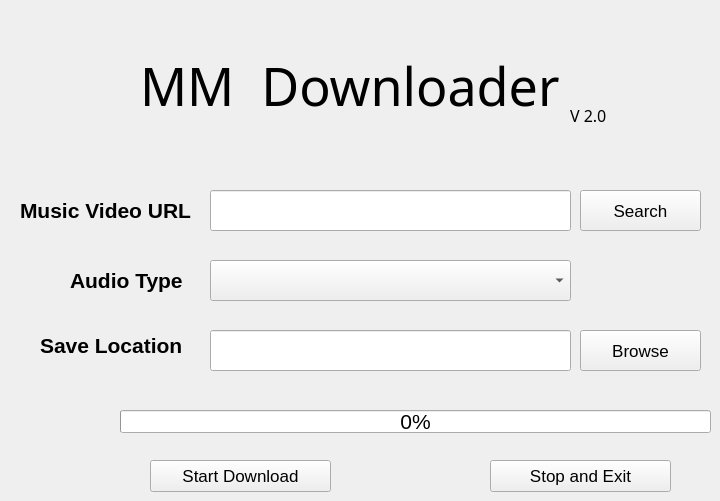
    <widget class="QWidget" name="tab_2">
     <attribute name="title">
      <string>Youtube Music Downloader</string>
     </attribute>
     <widget class="QPushButton" name="pushButton_19">
      <property name="geometry">
       <rect>
        <x>580</x>
        <y>190</y>
        <width>121</width>
        <height>41</height>
       </rect>
      </property>
      <property name="font">
       <font>
        <pointsize>13</pointsize>
       </font>
      </property>
      <property name="toolTip">
       <string>&lt;html&gt;&lt;head/&gt;&lt;body&gt;&lt;p&gt;&lt;br/&gt;&lt;/p&gt;&lt;p&gt;&lt;br/&gt;&lt;/p&gt;&lt;/body&gt;&lt;/html&gt;</string>
      </property>
      <property name="styleSheet">
       <string notr="true"/>
      </property>
      <property name="text">
       <string>Search</string>
      </property>
      <property name="checkable">
       <bool>false</bool>
      </property>
      <property name="autoRepeat">
       <bool>false</bool>
      </property>
      <property name="autoExclusive">
       <bool>false</bool>
      </property>
      <property name="autoRepeatDelay">
       <number>300</number>
      </property>
      <property name="flat">
       <bool>false</bool>
      </property>
     </widget>
     <widget class="QPushButton" name="pushButton_20">
      <property name="geometry">
       <rect>
        <x>580</x>
        <y>330</y>
        <width>121</width>
        <height>41</height>
       </rect>
      </property>
      <property name="font">
       <font>
        <pointsize>13</pointsize>
       </font>
      </property>
      <property name="toolTip">
       <string>&lt;html&gt;&lt;head/&gt;&lt;body&gt;&lt;p&gt;&lt;br/&gt;&lt;/p&gt;&lt;/body&gt;&lt;/html&gt;</string>
      </property>
      <property name="styleSheet">
       <string notr="true"/>
      </property>
      <property name="text">
       <string>Browse</string>
      </property>
     </widget>
     <widget class="QLabel" name="label_23">
      <property name="geometry">
       <rect>
        <x>140</x>
        <y>50</y>
        <width>441</width>
        <height>71</height>
       </rect>
      </property>
      <property name="font">
       <font>
        <family>Jokerman</family>
        <pointsize>39</pointsize>
       </font>
      </property>
      <property name="toolTip">
       <string>&lt;!DOCTYPE HTML PUBLIC &quot;-//W3C//DTD HTML 4.0//EN&quot; &quot;http://www.w3.org/TR/REC-html40/strict.dtd&quot;&gt;
&lt;html&gt;&lt;head&gt;&lt;meta name=&quot;qrichtext&quot; content=&quot;1&quot; /&gt;&lt;style type=&quot;text/css&quot;&gt;
p, li { white-space: pre-wrap; }
&lt;/style&gt;&lt;/head&gt;&lt;body style=&quot; font-family:'Jokerman'; font-size:39pt; font-weight:400; font-style:normal;&quot;&gt;
&lt;p style=&quot;-qt-paragraph-type:empty; margin-top:0px; margin-bottom:0px; margin-left:0px; margin-right:0px; -qt-block-indent:0; text-indent:0px; font-family:'MS Shell Dlg 2'; font-size:8pt;&quot;&gt;&lt;br /&gt;&lt;/p&gt;&lt;/body&gt;&lt;/html&gt;</string>
      </property>
      <property name="text">
       <string>MM  Downloader</string>
      </property>
     </widget>
     <widget class="QLabel" name="label_24">
      <property name="geometry">
       <rect>
        <x>40</x>
        <y>320</y>
        <width>151</width>
        <height>51</height>
       </rect>
      </property>
      <property name="text">
       <string>&lt;html&gt;&lt;head/&gt;&lt;body&gt;&lt;p&gt;&lt;span style=&quot; font-size:16pt; font-weight:600;&quot;&gt;Save Location&lt;/span&gt;&lt;/p&gt;&lt;/body&gt;&lt;/html&gt;</string>
      </property>
     </widget>
     <widget class="QPushButton" name="pushButton_21">
      <property name="geometry">
       <rect>
        <x>490</x>
        <y>460</y>
        <width>181</width>
        <height>32</height>
       </rect>
      </property>
      <property name="font">
       <font>
        <pointsize>13</pointsize>
       </font>
      </property>
      <property name="toolTip">
       <string>&lt;html&gt;&lt;head/&gt;&lt;body&gt;&lt;p&gt;&lt;br/&gt;&lt;/p&gt;&lt;/body&gt;&lt;/html&gt;</string>
      </property>
      <property name="styleSheet">
       <string notr="true"/>
      </property>
      <property name="text">
       <string>Stop and Exit</string>
      </property>
     </widget>
     <widget class="QLabel" name="label_25">
      <property name="geometry">
       <rect>
        <x>70</x>
        <y>260</y>
        <width>171</width>
        <height>41</height>
       </rect>
      </property>
      <property name="text">
       <string>&lt;html&gt;&lt;head/&gt;&lt;body&gt;&lt;p&gt;&lt;span style=&quot; font-size:16pt; font-weight:600;&quot;&gt;Audio Type&lt;/span&gt;&lt;/p&gt;&lt;/body&gt;&lt;/html&gt;</string>
      </property>
     </widget>
     <widget class="QLabel" name="label_26">
      <property name="geometry">
       <rect>
        <x>20</x>
        <y>190</y>
        <width>181</width>
        <height>41</height>
       </rect>
      </property>
      <property name="text">
       <string>&lt;html&gt;&lt;head/&gt;&lt;body&gt;&lt;p&gt;&lt;span style=&quot; font-size:16pt; font-weight:600;&quot;&gt;Music Video URL&lt;/span&gt;&lt;/p&gt;&lt;/body&gt;&lt;/html&gt;</string>
      </property>
     </widget>
     <widget class="QComboBox" name="comboBox_5">
      <property name="geometry">
       <rect>
        <x>210</x>
        <y>260</y>
        <width>361</width>
        <height>41</height>
       </rect>
      </property>
     </widget>
     <widget class="QProgressBar" name="progressBar_5">
      <property name="geometry">
       <rect>
        <x>120</x>
        <y>410</y>
        <width>591</width>
        <height>23</height>
       </rect>
      </property>
      <property name="font">
       <font>
        <pointsize>16</pointsize>
       </font>
      </property>
      <property name="styleSheet">
       <string notr="true">.ProgressBar {
	position: relative;
	width: 78px;
	height:78px;
	margin:auto;
}

.ProgressBar .wBall {
	position: absolute;
	width: 74px;
	height: 74px;
	opacity: 0;
	transform: rotate(225deg);
		-o-transform: rotate(225deg);
		-ms-transform: rotate(225deg);
		-webkit-transform: rotate(225deg);
		-moz-transform: rotate(225deg);
	animation: orbit 6.96s infinite;
		-o-animation: orbit 6.96s infinite;
		-ms-animation: orbit 6.96s infinite;
		-webkit-animation: orbit 6.96s infinite;
		-moz-animation: orbit 6.96s infinite;
}

.ProgressBar .wBall .wInnerBall{
	position: absolute;
	width: 10px;
	height: 10px;
	background: rgb(0,0,0);
	left:0px;
	top:0px;
	border-radius: 10px;
}

.ProgressBar #wBall_1 {
	animation-delay: 1.52s;
		-o-animation-delay: 1.52s;
		-ms-animation-delay: 1.52s;
		-webkit-animation-delay: 1.52s;
		-moz-animation-delay: 1.52s;
}

.ProgressBar #wBall_2 {
	animation-delay: 0.3s;
		-o-animation-delay: 0.3s;
		-ms-animation-delay: 0.3s;
		-webkit-animation-delay: 0.3s;
		-moz-animation-delay: 0.3s;
}

.ProgressBar #wBall_3 {
	animation-delay: 0.61s;
		-o-animation-delay: 0.61s;
		-ms-animation-delay: 0.61s;
		-webkit-animation-delay: 0.61s;
		-moz-animation-delay: 0.61s;
}

.ProgressBar #wBall_4 {
	animation-delay: 0.91s;
		-o-animation-delay: 0.91s;
		-ms-animation-delay: 0.91s;
		-webkit-animation-delay: 0.91s;
		-moz-animation-delay: 0.91s;
}

.ProgressBar #wBall_5 {
	animation-delay: 1.22s;
		-o-animation-delay: 1.22s;
		-ms-animation-delay: 1.22s;
		-webkit-animation-delay: 1.22s;
		-moz-animation-delay: 1.22s;
}

</string>
      </property>
      <property name="value">
       <number>0</number>
      </property>
     </widget>
     <widget class="QPushButton" name="pushButton_22">
      <property name="geometry">
       <rect>
        <x>150</x>
        <y>460</y>
        <width>181</width>
        <height>32</height>
       </rect>
      </property>
      <property name="font">
       <font>
        <pointsize>13</pointsize>
       </font>
      </property>
      <property name="toolTip">
       <string>&lt;html&gt;&lt;head/&gt;&lt;body&gt;&lt;p&gt;&lt;br/&gt;&lt;/p&gt;&lt;/body&gt;&lt;/html&gt;</string>
      </property>
      <property name="styleSheet">
       <string notr="true"/>
      </property>
      <property name="text">
       <string>Start Download</string>
      </property>
     </widget>
     <widget class="QLineEdit" name="lineEdit_13">
      <property name="geometry">
       <rect>
        <x>210</x>
        <y>190</y>
        <width>361</width>
        <height>41</height>
       </rect>
      </property>
      <property name="font">
       <font>
        <pointsize>12</pointsize>
       </font>
      </property>
      <property name="text">
       <string/>
      </property>
     </widget>
     <widget class="QLineEdit" name="lineEdit_14">
      <property name="geometry">
       <rect>
        <x>210</x>
        <y>330</y>
        <width>361</width>
        <height>41</height>
       </rect>
      </property>
      <property name="font">
       <font>
        <pointsize>12</pointsize>
       </font>
      </property>
      <property name="text">
       <string/>
      </property>
     </widget>
     <widget class="QLabel" name="label_17">
      <property name="geometry">
       <rect>
        <x>570</x>
        <y>80</y>
        <width>51</width>
        <height>71</height>
       </rect>
      </property>
      <property name="font">
       <font>
        <family>Jokerman</family>
        <pointsize>12</pointsize>
       </font>
      </property>
      <property name="toolTip">
       <string>&lt;!DOCTYPE HTML PUBLIC &quot;-//W3C//DTD HTML 4.0//EN&quot; &quot;http://www.w3.org/TR/REC-html40/strict.dtd&quot;&gt;
&lt;html&gt;&lt;head&gt;&lt;meta name=&quot;qrichtext&quot; content=&quot;1&quot; /&gt;&lt;style type=&quot;text/css&quot;&gt;
p, li { white-space: pre-wrap; }
&lt;/style&gt;&lt;/head&gt;&lt;body style=&quot; font-family:'Jokerman'; font-size:39pt; font-weight:400; font-style:normal;&quot;&gt;
&lt;p style=&quot;-qt-paragraph-type:empty; margin-top:0px; margin-bottom:0px; margin-left:0px; margin-right:0px; -qt-block-indent:0; text-indent:0px; font-family:'MS Shell Dlg 2'; font-size:8pt;&quot;&gt;&lt;br /&gt;&lt;/p&gt;&lt;/body&gt;&lt;/html&gt;</string>
      </property>
      <property name="text">
       <string>V 2.0</string>
      </property>
     </widget>
    </widget>
